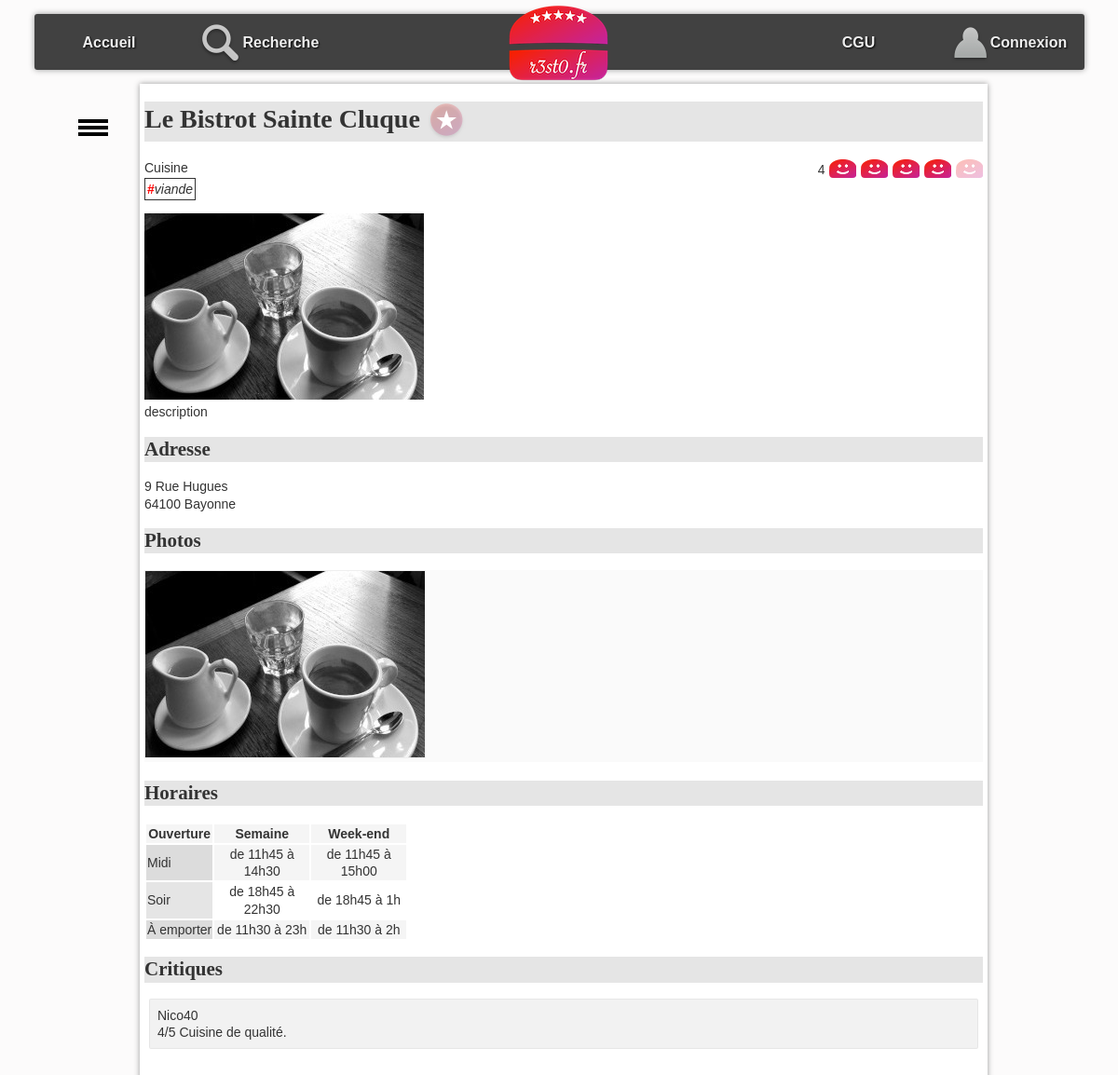
The app's page /?action=detail&idR=6 with its own data.
### tables this page shows
CREATE TABLE IF NOT EXISTS `resto` (
  `idR` bigint(20) NOT NULL,
  `nomR` varchar(255) DEFAULT NULL,
  `numAdrR` varchar(20) DEFAULT NULL,
  `voieAdrR` varchar(255) DEFAULT NULL,
  `cpR` char(5) DEFAULT NULL,
  `villeR` varchar(255) DEFAULT NULL,
  `latitudeDegR` float DEFAULT NULL,
  `longitudeDegR` float DEFAULT NULL,
  `descR` text,
  `horairesR` text,
  PRIMARY KEY (`idR`)
);

CREATE TABLE IF NOT EXISTS `typecresto` (
  `idR` bigint(20) NOT NULL,
  `idTC` bigint(20) NOT NULL,
  KEY `FBK_resto` (`idR`),
  KEY `FBK_typec` (`idTC`)
);

CREATE TABLE IF NOT EXISTS `typescuisine` (
  `idTC` bigint(20) NOT NULL AUTO_INCREMENT,
  `libelleTC` varchar(100) NOT NULL,
  PRIMARY KEY (`idTC`)
);

CREATE TABLE IF NOT EXISTS `photo` (
  `idP` bigint(20) NOT NULL,
  `cheminP` varchar(255) DEFAULT NULL,
  `idR` bigint(20) DEFAULT NULL,
  PRIMARY KEY (`idP`),
  KEY `idR` (`idR`)
);

CREATE TABLE IF NOT EXISTS `critiquer` (
  `idR` bigint(20) NOT NULL,
  `note` int(11) DEFAULT NULL,
  `commentaire` varchar(4096) DEFAULT NULL,
  `idU` bigint(20) NOT NULL,
  PRIMARY KEY (`idR`,`idU`),
  KEY `critiquer_ibfk_2` (`idU`)
);

CREATE TABLE IF NOT EXISTS `utilisateur` (
  `idU` bigint(20) NOT NULL AUTO_INCREMENT,
  `mailU` varchar(150) NOT NULL,
  `mdpU` varchar(50) DEFAULT NULL,
  `pseudoU` varchar(50) DEFAULT NULL,
  PRIMARY KEY (`idU`),
  UNIQUE KEY `mailU` (`mailU`)
);

### index.php (called while the page is built, shortened)
<?php
require_once "getRacine.php";
require_once "$racine/includes/autoload.inc.php";
require_once "$racine/includes/authentification.inc.php";
if (isset($_GET["action"])){
    $action = $_GET["action"];
}
else{
    $action = "defaut";
}
$fichier = controleurPrincipal($action);
try{
    require_once "$racine/controleur/$fichier";
} catch (Throwable $e) {
    ajouterMessage($action." : ".$e->getMessage() . " (ligne " . $e->getLine() . ")" . " dans le fichier " . $e->getFile());
    $titre = "Erreur";
    require_once "$racine/vue/entete.html.php";
    require_once "$racine/vue/pied.html.php";
}

### includes/autoload.inc.php (called while the page is built, shortened)
<?php
function chargeurBaseEspacesDeNoms(string $className) {
    $fileName = __DIR__ . '/../';
    $fileName .= str_replace('\\', DIRECTORY_SEPARATOR, $className) . '.class.php';
}

### modele/dao/Bdd.class.php (called while the page is built, shortened)
<?php
class Bdd {
    private static ?PDO $pdo=null;
    private static $login = "root";
    private static $mdp = "";
    private static $bd = "resto2";
    private static $serveur = "localhost";
    private static $pdoOptions = array  (
        PDO::MYSQL_ATTR_INIT_COMMAND => "SET NAMES utf8"
        ,PDO::ATTR_ERRMODE => PDO::ERRMODE_EXCEPTION
                                        );
    public static function connecter() : ?PDO  {
        if (is_null(self::$pdo)) {
                self::$pdo = new PDO("mysql:host=".self::$serveur.";dbname=".self::$bd, self::$login, self::$mdp, self::$pdoOptions);
        }
        return self::$pdo;
    }
    public static function getConnexion() : ?PDO {
        return self::$pdo;
    }
}

### modele/dao/RestoDAO.class.php (called while the page is built, shortened)
<?php
class RestoDAO {
    public static function getOneById(int $id): ?Resto {
        $leResto = null;
        try {
            $requete = "SELECT * FROM resto WHERE idR = :idR";
            $stmt = Bdd::getConnexion()->prepare($requete);
            $stmt->bindParam(':idR', $id, PDO::PARAM_INT);
            $ok = $stmt->execute();
            if ($ok && $stmt->rowCount() > 0) {
                $enreg = $stmt->fetch(PDO::FETCH_ASSOC);
                $leResto = self::enregistrementVersObjet($enreg);
            }
        } catch (PDOException $e) {
            throw new Exception("Erreur dans la méthode " . get_called_class() . "::getOneById : <br/>" . $e->getMessage());
        }
        return $leResto;
    }
    private static function enregistrementVersObjet(array $enreg): Resto {
        $id = $enreg['idR'];
        $leResto = new Resto(
                $enreg['idR'], $enreg['nomR'], $enreg['numAdrR'], $enreg['voieAdrR'], $enreg['cpR'], $enreg['villeR'],
                $enreg['latitudeDegR'], $enreg['longitudeDegR'], $enreg['descR'], $enreg['horairesR']
        );
        $lesCritiques = CritiqueDAO::getAllByResto($id);
        $lesPhotos = PhotoDAO::getAllByResto($id);
        $lesTypesCuisine = TypeCuisineDAO::getAllByResto($id);
        $leResto->setLesPhotos($lesPhotos);
        $leResto->setLesCritiques($lesCritiques);
        $leResto->setLesTypesCuisine($lesTypesCuisine);
        return $leResto;
    }
}

### modele/dao/CritiqueDAO.class.php (called while the page is built, shortened)
<?php
class CritiqueDAO {
    public static function getNoteMoyenneByIdR(int $idR): float {
        $retour = -1;
        try {
            $requete = "select avg(note) as moyenne from critiquer where idR=:idR";
            $stmt = Bdd::getConnexion()->prepare($requete);
            $stmt->bindParam(':idR', $idR, PDO::PARAM_INT);
            $ok = $stmt->execute();
            if ($ok && $stmt->rowCount() > 0) {
                $enreg = $stmt->fetch(PDO::FETCH_ASSOC);
                if (!is_null($enreg["moyenne"])){
                    $retour = $enreg["moyenne"];
                }
            }
        } catch (PDOException $e) {
            throw new Exception("Erreur dans la méthode " . get_called_class() . "::getNoteMoyenneByIdR : <br/>" . $e->getMessage());
        }
        return $retour;
    }
    public static function getAllByResto(int $idR): array {
        $lesObjets = array();
        try {
            $requete = "SELECT * FROM critiquer c"
                    . " INNER JOIN utilisateur u ON  c.idU = u.idU "
                    . " WHERE idR = :idR";
            $stmt = Bdd::getConnexion()->prepare($requete);
            $stmt->bindParam(':idR', $idR, PDO::PARAM_INT);
            $ok = $stmt->execute();
            if ($ok) {
                while ($enreg = $stmt->fetch(PDO::FETCH_ASSOC)) {
                    $user = new Utilisateur($enreg['idU'], $enreg['mailU'], $enreg['mdpU'], $enreg['pseudoU']);
                    $lesObjets[] = new Critique($enreg['note'], $enreg['commentaire'], $user);
                }
            }
        } catch (PDOException $e) {
            throw new Exception("Erreur dans la méthode " . get_called_class() . "::getAllByResto : <br/>" . $e->getMessage());
        }
        return $lesObjets;
    }
}

### modele/dao/PhotoDAO.class.php (called while the page is built, shortened)
<?php
class PhotoDAO {
    public static function getAllByResto(int $idR): array {
        $lesObjets = array();
        try {
            $requete = "SELECT * FROM photo WHERE idR = :idR";
            $stmt = Bdd::getConnexion()->prepare($requete);
            $stmt->bindParam(':idR', $idR, PDO::PARAM_INT);
            $ok = $stmt->execute();
            if ($ok) {
                while ($enreg = $stmt->fetch(PDO::FETCH_ASSOC)) {
                    $lesObjets[] = new Photo($enreg['idP'], $enreg['cheminP']);
                }
            }
        } catch (PDOException $e) {
            throw new Exception("Erreur dans la méthode " . get_called_class() . "::getAllByResto : <br/>" . $e->getMessage());
        }
        return $lesObjets;
    }
}

### modele/dao/TypeCuisineDAO.class.php (called while the page is built, shortened)
<?php
class TypeCuisineDAO {
    public static function getAllByResto(int $idR): array {
        $lesObjets = array();
        try {
            $requete = "SELECT * FROM typescuisine t INNER JOIN typecresto tr ON t.idTC = tr.idTC WHERE tr.idR = :idR";
            $stmt = Bdd::getConnexion()->prepare($requete);
            $stmt->bindParam(':idR', $idR, PDO::PARAM_INT);
            $ok = $stmt->execute();
            if ($ok) {
                while ($ligne = $stmt->fetch(PDO::FETCH_ASSOC)) {
                    $objet = new TypesCuisine($ligne['idTC'], $ligne['libelleTC']);
                    $lesObjets[] = $objet;
                }
            }
        } catch (PDOException $e) {
            throw new Exception("Erreur dans la méthode " . get_called_class() . "::getAllByResto : <br/>" . $e->getMessage());
        }
        return $lesObjets;
    }
}

### modele/metier/Resto.class.php (called while the page is built, shortened)
<?php
class Resto {
    private int $idR;
    private ?string $nomR;
    private ?string $numAdr;
    private ?string $voieAdr;
    private ?string $cpR;
    private ?string $villeR;
    private ?string $descR;
    private ?string $horairesR;
    private array $lesPhotos;
    private array $lesCritiques;
    function __construct(int $idR, string $nomR, ?string $numAdr, ?string $voieAdr, ?string $cpR, ?string $villeR, ?float $latitudeDegR, ?float $longitudeDegR, ?string $descR, ?string $horairesR) {
        $this->idR = $idR;
        $this->nomR = $nomR;
        $this->numAdr = $numAdr;
        $this->voieAdr = $voieAdr;
        $this->cpR = $cpR;
        $this->villeR = $villeR;
        $this->descR = $descR;
        $this->horairesR = $horairesR;
        $this->lesCritiques = array();
        $this->lesPhotos = array();
    }
    function getIdR(): int {
        return $this->idR;
    }
    function getNomR(): ?string {
        return $this->nomR;
    }
    function getNumAdr(): ?string {
        return $this->numAdr;
    }
    function getVoieAdr(): ?string {
        return $this->voieAdr;
    }
    function getCpR(): ?string {
        return $this->cpR;
    }
    function getVilleR(): ?string {
        return $this->villeR;
    }
    function getDescR(): ?string {
        return $this->descR;
    }
    function getHorairesR(): ?string {
        return $this->horairesR;
    }
    function getLesPhotos(): array {
        return $this->lesPhotos;
    }
    function getLesCritiques(): array {
        return $this->lesCritiques;
    }
    function setLesPhotos(array $lesPhotos): void {
        $this->lesPhotos = $lesPhotos;
    }
    function setLesCritiques(array $lesCritiques): void {
        $this->lesCritiques = $lesCritiques;
    }
}

### includes/authentification.inc.php (called while the page is built, shortened)
<?php
function getIdULoggedOn(): int {
    if (isLoggedOn()) {
        $ret = intval($_SESSION["idU"]);
    } else {
        $ret = 0;
    }
    return $ret;
}
function isLoggedOn(): bool {
    $ret = false;
    return $ret;
}

### modele/dao/AimerDAO.class.php (called while the page is built, shortened)
<?php
class AimerDAO {
    public static function estAimeById(int $idU, int $idR): bool {
        $retour = false;
        try {
            $requete = "SELECT * FROM aimer WHERE idR=:idR AND idU=:idU";
            $stmt = Bdd::getConnexion()->prepare($requete);
            $stmt->bindParam(':idU', $idU, PDO::PARAM_INT);
            $stmt->bindParam(':idR', $idR, PDO::PARAM_INT);
            $ok = $stmt->execute();
        } catch (PDOException $e) {
            throw new Exception("Erreur dans la méthode " . get_called_class() . "::estAimeByIdU : <br/>" . $e->getMessage());
        }
        return $retour;
    }
}

### modele/metier/TypesCuisine.class.php (called while the page is built, shortened)
<?php
class TypesCuisine {
     private string $libelle;
    function __construct(int $idTC, string $libelle) {
        $this->libelle = $libelle;
    }
    function getLibelle(): ?string {
        return $this->libelle;
    }
}

### vue/vueDetailResto.php (the view, shortened to what this page needs)
<h1><?= $unResto->getNomR(); ?>
    <?php if ($aimer != false) { ?>
        <a href="./?action=aimer&idR=<?= $unResto->getIdR(); ?>" ><img class="aimer" src="images/aime.png" alt="j'aime ce restaurant"></a>
    <?php } else { ?>
        <a href="./?action=aimer&idR=<?= $unResto->getIdR(); ?>" ><img class="aimer" src="images/aimepas.png" alt="je n'aime pas encore ce restaurant"></a>
    <?php } ?>
</h1>
<span id="note">
    <?php
        echo $noteMoye;
        for ($i = 1; $i <= 5; $i++) { ?>
        <a class="aimer" href="./?action=noter&note=<?= $i ?>&idR=<?= $unResto->getIdR();?>" >
            <?php if ($i <= $noteMoy) { ?>
                <img class="note" src="images/like.png" alt="">
            <?php } else {
                ?>
                <img class="note" src="images/neutre.png" alt="line neutre">
            <?php } ?>
        </a>
    <?php } ?>
</span>
<span id="typecuisine">
    <?php
    echo "Cuisine <br>";
    foreach ($lesTypesCuisine as $unTypeCuisine) {
        ?>
        <div class="TC-block">
            <span class="TC-txt"><b>#</b><i><?= $unTypeCuisine->getLibelle(); ?></i></span>
        </div>
        <?php
    }
    ?>
</span>
<p id="principal">
    <?php
    if (count($lesPhotos) > 0) {
        $laPhoto = $lesPhotos[0];
        ?>
        <img src="photos/<?= $laPhoto->getCheminP() ?>" alt="photo du restaurant" />
    <?php } ?>
    <br />
    <?= $unResto->getDescR(); ?>
</p>
<h2 id="adresse">
    Adresse
</h2>
<p>
    <?= $unResto->getNumAdr(); ?>
    <?= $unResto->getVoieAdr(); ?><br />
    <?= $unResto->getCpR(); ?>
    <?= $unResto->getVilleR(); ?>
</p>
<h2 id="photos">
    Photos
</h2>
<ul id="galerie">
    <?php
    foreach ($lesPhotos as $laPhoto) {
        ?>
        <li> <img class="galerie" src="photos/<?= $laPhoto->getCheminP() ?>" alt="" /></li>
        <?php
    }
    ?>
</ul>
<h2 id="horaires">
    Horaires
</h2>
<?= $unResto->getHorairesR(); ?>
<h2 id="crit">Critiques</h2>
<ul id="critiques">
    <?php
    foreach ($critiques as $uneCritique) {
        ?>
        <li>
            <span>
                <?= $uneCritique->getLeUtilisateur()->getPseudoU() ?>
            </span>
            <div>
                <span>
                    <?php
                    if ($uneCritique->getNote()) {
                        ?>
                        <?= $uneCritique->getNote() ?>/5
                        <?php
                    }
                    ?>
                </span>
                <span><?= $uneCritique->getCommentaire() ?> </span>
            </div>
        </li>
    <?php } ?>
</ul>

### css/base.css (style rules this page uses)
:root { --largeurPage: 900px; --largeurMenuCont : 200px; --margeCalc: calc((100% - var(--largeurPage)) / 2); --margeMenuHaut : 15px; --hauteurMenuGene:60px; --coulA1:#5A7694; --coulA2:#D7E5ED; --coulB1:#566459; --coulB2:#90974A; --coulC:#CDBCA0; --fondC:#fcfbfb; --padding_cote:5px; }
body { font-family: Arial; color : #333; font-size : 14px; line-height : 1.3; scroll-behavior: smooth; background-color : var(--fondC); }
a.aimer { text-decoration: none; }

### css/cgu.css (style rules this page uses)
h1,h2,h3,h4 { font-family: Futura; background-color : rgba(0,0,0,0.1); }
td.cell { text-align : center; width : 100px; }
td.label { background-color : rgba(0,0,0,0.1); }
tr:nth-child(odd) { background-color : rgb(245,245,245); }

### css/corps.css (style rules this page uses)
#galerie { margin-top : 0px; margin-bottom : 20px; padding-left : 0px; background-color : rgb(250,250,250); }
#galerie li { display : inline-block; }
img.note { padding-left : 1px; vertical-align : sub; }
img.galerie { border:1px solid rgb(239,239,239); }
#note { float : right; }
img.aimer { vertical-align : middle; }
#critiques { list-style-type : none; padding-left : 0px; }
#critiques>li { border:1px solid rgba(0,0,0,0.05); background-color:rgba(0,0,0,0.05); padding:8px; margin:5px; border-radius: 2px; }
.TC-block { display: inline-flex; }
.TC-txt { border: solid 1px; padding: 2px; margin-top: 2px; }
.TC-txt b { color: red; }

### records on screen
resto: nomR "Le Bistrot Sainte Cluque", descR "description", numAdrR "9", voieAdrR "Rue Hugues", cpR "64100", villeR "Bayonne", horairesR "Ouverture Semaine Week-end Midi de 11h45 à 14h30 de 11h45 à 15h00 Soir de 18h45 à 22h30 de 18h45 à 1h À emporter de 11h30 à 23h de 11h30 à 2h"
typecresto: idTC.libelleTC "viande"
photo: cheminP (picture)
critiquer: idU.pseudoU "Nico40", note "4", commentaire "Cuisine de qualité."

### other values on screen
$noteMoye "4"
